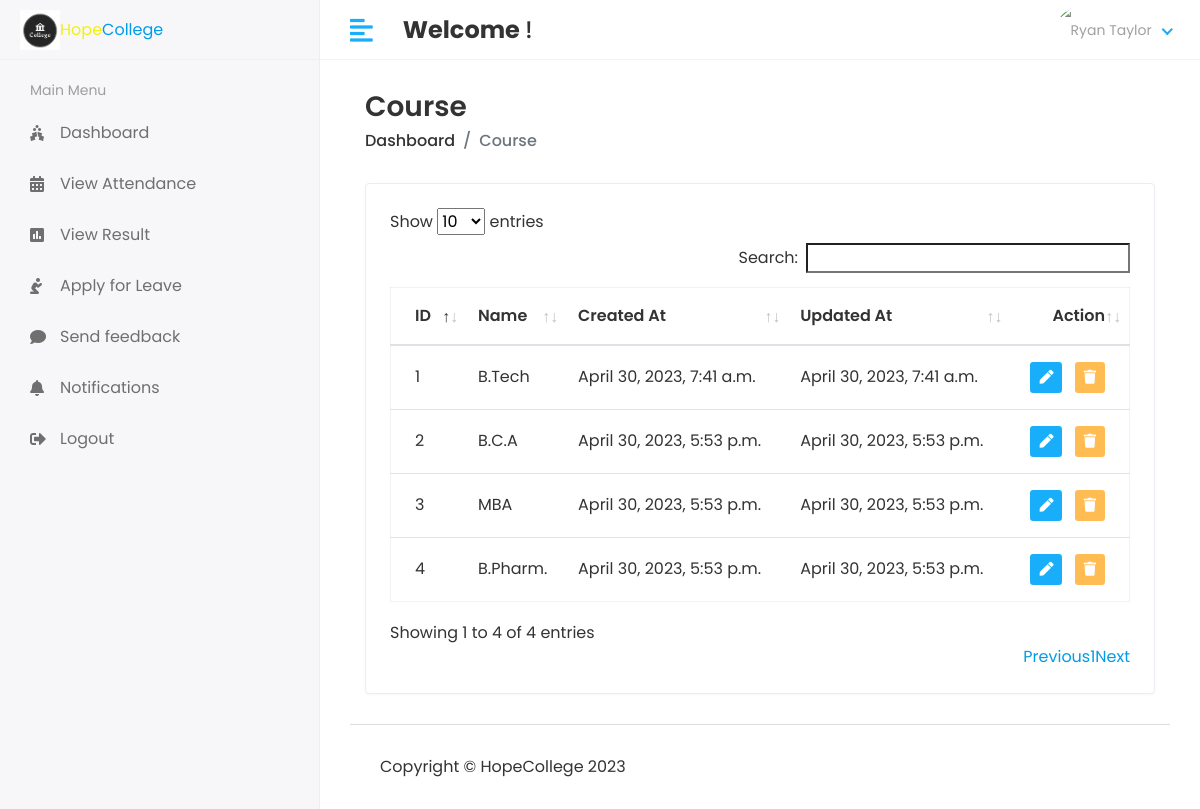
Page /HOD/Course/View on the committed database.
### myapp/models.py (models this page shows, shortened)
class Course(models.Model):
    name = models.CharField(max_length=100)
    created_at = models.DateTimeField(auto_now=True)
    updated_at = models.DateTimeField(auto_now=True)

### college_management_system/HOD_views.py (the view)
# urls.py: path('HOD/Course/View', HOD_views.VIEW_COURSE, name='view_course'),
def VIEW_COURSE(request):
    course = Course.objects.all()
    context = {
        'course':course,
    }
    return render(request,'HOD/view_course.html',context)

### template/HOD/view_course.html (shortened to what this page needs)
{% extends 'base.html' %}
{% block content %}
<div class="content container-fluid">
               <div class="page-header">
                  <div class="row align-items-center">
                     <div class="col">
                        <h3 class="page-title">Course</h3>
                        <ul class="breadcrumb">
                           <li class="breadcrumb-item"><a href="index.html">Dashboard</a></li>
                           <li class="breadcrumb-item active">Course</li>
                        </ul>
                     </div>
                  </div>
               </div>
               <div class="row">
                  <div class="col-sm-12">
                     <div class="card card-table">
                        <div class="card-body">
                           <div class="table-responsive">
                              <table id="table_id" class="table table-hover table-center mb-0">
                                 <thead>
                                    <tr>
                                       <th>ID</th>
                                       <th>Name</th>
                                       <th>Created At</th>
                                       <th>Updated At</th>
                                       <th class="text-right">Action</th>
                                    </tr>
                                 </thead>
                                 <tbody>
                                 {% for i in course %}
                                    <tr>
                                       <td>{{i.id}}</td>
                                       <td>{{i.name}}</td>
                                       <td>{{i.created_at}}</td>
                                       <td>{{i.updated_at}}</td>
                                       <td class="text-right">
                                          <div class="actions">
                                             <a href="{% url 'edit_course' i.id %}" class="btn btn-sm bg-success-light mr-2">
                                             <i class="fas fa-pen"></i>
                                             </a>
                                             <a href="{% url 'delete_course' i.id %}" class="btn btn-sm bg-danger-light">
                                             <i class="fas fa-trash"></i>
                                             </a>
                                          </div>
                                       </td>
                                    </tr>
                                 {% endfor %}
                                 </tbody>
                              </table>
                           </div>
                        </div>
                     </div>
                  </div>
               </div>
            </div>
{% endblock %}

### template/base.html (shortened to what this page needs)
<!DOCTYPE html>
<html lang="en">
{% load static %}
   <head>
      <link rel="stylesheet" href="{% static 'assets/plugins/bootstrap/css/bootstrap.min.css' %}">
      <link rel="stylesheet" href="{% static 'assets/plugins/fontawesome/css/fontawesome.min.css' %}">
      <link rel="stylesheet" href="{% static 'assets/plugins/fontawesome/css/all.min.css' %}">
      <link rel="stylesheet" href="{% static 'assets/css/style.css' %}">
       <link rel="stylesheet" href="{% static 'assets/plugins/datatables/datatables.min.css' %}">
   </head>
   <body>
   <div class="main-wrapper">
      {% include 'includes/header.html' %}
      {% include 'includes/sidebar.html' %}
      <div class="page-wrapper">
         <div class="content container-fluid">
         {% block content %}
            {% endblock %}
         {% include 'includes/footer.html' %}
      </div>
   </div>
   </body>
</html>

### template/includes/header.html (shortened to what this page needs)
<!DOCTYPE html>
<html lang="en">
<head>
</head>
<body>
{% load static %}
<div class="header">
            <div class="header-left">
               <a href="" class="logo" style="text-decoration:none;">
               <img src="{% static 'assets/img/clglogo.png' %}" alt="Logo"><span style="color: #f1f111;">Hope</span>College
               </a>
            </div>
            <a href="javascript:void(0);" id="toggle_btn">
            <i class="fas fa-align-left"></i>
            </a>
            <div class="top-nav-search mt-3">
               <h4><strong>Welcome </strong><span>{{user.first_name}} {{ user.last_name }} !</span></h4>
            </div>
            <ul class="nav user-menu">
               <li class="nav-item dropdown has-arrow">
                  <a href="#" class="dropdown-toggle nav-link" data-toggle="dropdown">
                  {% if user.profile_pic == "" %}
                     <span class="user-img"><img class="rounded-circle" src="{% static 'assets/img/noimg.jpg' %}" width="31" alt="Ryan Taylor"></span>
                     {% else %}
                  <span class="user-img"><img class="rounded-circle" src="/{{user.profile_pic}}" width="31" alt="Ryan Taylor"></span>
                  {% endif %}
                  </a>
               </li>
            </ul>
         </div>
</body>
</html>

### template/includes/sidebar.html (shortened to what this page needs)
{% load active_link_tags %}
<div class="sidebar" id="sidebar">
            <div class="sidebar-inner slimscroll">
               <div id="sidebar-menu" class="sidebar-menu">
                  {% if user.user_type == '1' %}
                  <ul>
                     <li class="menu-title">
                        <span>Main Menu</span>
                     </li>
                     <li class="{% active_link 'hod_home' 'active' %}">
                        <a href="{% url 'hod_home' %}"><i class="fas fa-holly-berry"></i> <span>Dashboard</span></a>
                     </li>
                     <li class="submenu {% active_link 'add_student' 'active' %} {% active_link 'view_student' 'active' %}">
                        <a href="#"><i class="fas fa-user-graduate"></i> <span> Students</span> <span class="menu-arrow"></span></a>
                        <ul>
                           <li><a href="{% url 'add_student' %}">Add Students</a></li>
                           <li><a href="{% url 'view_student' %}">View Students</a></li>
                        </ul>
                     </li>
                     <li class="submenu {% active_link 'add_staff' 'active' %} {% active_link 'view_staff' 'active' %}">
                        <a href="#"><i class="fas fa-chalkboard-teacher"></i> <span> Professors</span> <span class="menu-arrow"></span></a>
                        <ul>
                           <li><a href="{% url 'add_staff' %}">Add Professor</a></li>
                           <li><a href="{% url 'view_staff' %}">View Professor</a></li>
                        </ul>
                     </li>
                     <li class="submenu {% active_link 'add_course' 'active' %} {% active_link 'view_course' 'active' %}">
                        <a href="#"><i class="fas fa-graduation-cap"></i> <span> Courses</span> <span class="menu-arrow"></span></a>
                        <ul>
                           <li><a href="{% url 'add_course' %}">Add Courses</a></li>
                           <li><a href="{% url 'view_course' %}">View Courses</a></li>
                        </ul>
                     </li>
                     <li class="submenu {% active_link 'add_subject' 'active' %} {% active_link 'view_subject' 'active' %}">
                        <a href="#"><i class="fas fa-book-reader"></i> <span> Subjects</span> <span class="menu-arrow"></span></a>
                        <ul>
                           <li><a href="{% url 'add_subject' %}">Add Subject</a></li>
                           <li><a href="{% url 'view_subject' %}">List Subjects</a></li>
                        </ul>
                     </li>
                     <li class="submenu {% active_link 'add_session' 'active' %} {% active_link 'view_session' 'active' %}">
                        <a href="#"><i class="fa fa-clock"></i> <span> Session</span> <span class="menu-arrow"></span></a>
                        <ul>
                           <li><a href="{% url 'add_session' %}">Add Session </a></li>
                           <li><a href="{% url 'view_session' %}">View Session</a></li>
                        </ul>
                     </li>
                     <li class="{% active_link 'staff_send_notification' 'active' %}">
                        <a href="{% url 'staff_send_notification' %}"><i class="fas fa-bell"></i> <span>Send Professor Notification</span></a>
                     </li>
                     <li class="{% active_link 'student_send_notification' 'active' %}">
                        <a href="{% url 'student_send_notification' %}"><i class="fas fa-bell"></i> <span>Send Student Notification</span></a>
                     </li>
                     <li class="{% active_link 'staff_feedback_reply' 'active' %}">
                        <a href="{% url 'staff_feedback_reply' %}"><i class="fas fa-comments"></i> <span>Professor Feedback</span></a>
                     </li>
                     <li class="{% active_link 'student_feedback_reply' 'active' %}">
                        <a href="{% url 'student_feedback_reply' %}"><i class="fas fa-comments"></i> <span>Student Feedback</span></a>
                     </li>
                     <li class="{% active_link 'staff_send_notification' 'active' %}">
                        <a href="{% url 'staff_leave_view' %}"><i class="fas fa-envelope"></i> <span>Professor Leave Requests</span></a>
                     </li>
                     <li class="{% active_link 'student_leave_view' 'active' %}">
                        <a href="{% url 'student_leave_view' %}"><i class="fas fa-envelope"></i> <span>Student Leave Requests</span></a>
                     </li>
                     <li class="{% active_link 'logout' 'active' %}">
                        <a href="{% url 'logout' %}"><i class="fas fa-sign-out-alt"></i> <span>Logout</span></a>
                     </li>
                  </ul>
                  {% else %}
                  <ul>
                     <li class="menu-title">
                        <span>Main Menu</span>
                     </li>
                     <li class="{% active_link 'student_home' 'active' %}">
                        <a href="{% url 'student_home' %}"><i class="fas fa-holly-berry"></i> <span>Dashboard</span></a>
                     </li>
                     <li class="{% active_link 'student_view_attendance' 'active' %}">
                        <a href="{% url 'student_view_attendance' %}"><i class="fas fa-calendar-alt"></i> <span>View Attendance</span></a>
                     </li>
                     <li class="{% active_link 'view_result' 'active' %}">
                        <a href="{% url 'view_result' %}"><i class="fa fa-poll" aria-hidden="true"></i><span>View Result</span> </a>
                     </li>
                     <li class="{% active_link 'student_leave' 'active' %}">
                        <a href="{% url 'student_leave' %}"><i class="fa fa-pray" aria-hidden="true"></i><span>Apply for Leave</span> </a>
                     </li>
                     <li class="{% active_link 'student_feedback' 'active' %}">
                        <a href="{% url 'student_feedback' %}"><i class="fa fa-comment" aria-hidden="true"></i><span>Send feedback</span> </a>
                     </li>
                     <li class="{% active_link 'student_notification' 'active' %}">
                        <a href="{% url 'student_notification' %}"><i class="fa fa-bell" aria-hidden="true"></i><span>Notifications</span> </a>
                     </li>
                     <li>
                        <a href="{% url 'logout' %}"><i class="fa fa-sign-out-alt" aria-hidden="true"></i><span>Logout</span> </a>
                     </li>
                  </ul>
                  {% endif %}
               </div>
            </div>
         </div>
</body>
</html>

### template/includes/footer.html (shortened to what this page needs)
<!DOCTYPE html>
<html lang="en">
<head>
</head>
<body>
{% load static %}
      <footer>
               <p>Copyright © HopeCollege 2023 </p>
      </footer>
</body>
</html>

### rows in the picture
Course: id "1", name "B.Tech", created_at "April 30, 2023, 7:41 a.m.", updated_at "April 30, 2023, 7:41 a.m."
Course: id "2", name "B.C.A", created_at "April 30, 2023, 5:53 p.m.", updated_at "April 30, 2023, 5:53 p.m."
Course: id "3", name "MBA", created_at "April 30, 2023, 5:53 p.m.", updated_at "April 30, 2023, 5:53 p.m."
Course: id "4", name "B.Pharm.", created_at "April 30, 2023, 5:53 p.m.", updated_at "April 30, 2023, 5:53 p.m."
